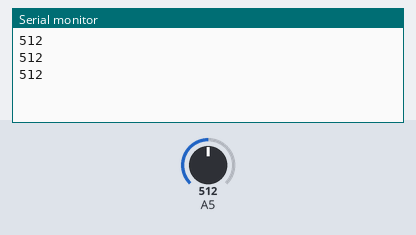
Bench run of a sketch on a simulated Arduino Uno, built with avr-gcc and run on an emulated ATmega328P. On the bench: the last lines printed to the serial monitor. Inputs (shaded band) come from the test bench; at power-on: A5 = 512.

Above: at 1.3 s.
1.4 s: A5 set to 716
At 1.9 s:
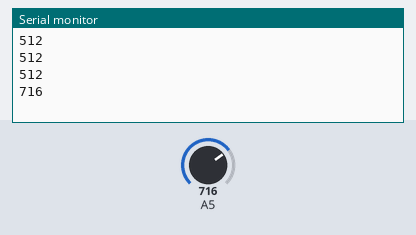
2.9 s: A5 set to 900
At 3.4 s:
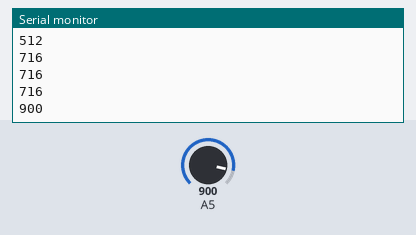
Timing chart, 0 to 5.9 s (numbered marks = the images above; inputs shaded):
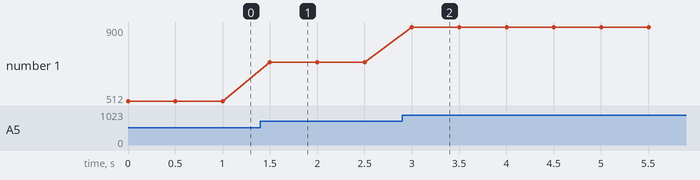

The sketch:

keyboard_calibration.ino
```cpp
void setup(){
  Serial.begin(9600);
}

void loop(){
  int sensorVal = analogRead(A5);
  Serial.println(sensorVal);
  delay(500);
}
```

Measured:
- after the input at 1.4 s, the serial monitor: prints a new line after 0.10 s (image 1)
- after the input at 2.9 s, the serial monitor: prints a new line after 0.10 s (image 2)
- plotted number 1: 512 → 716 after the input at 1.4 s, 716 → 900 after the input at 2.9 s
